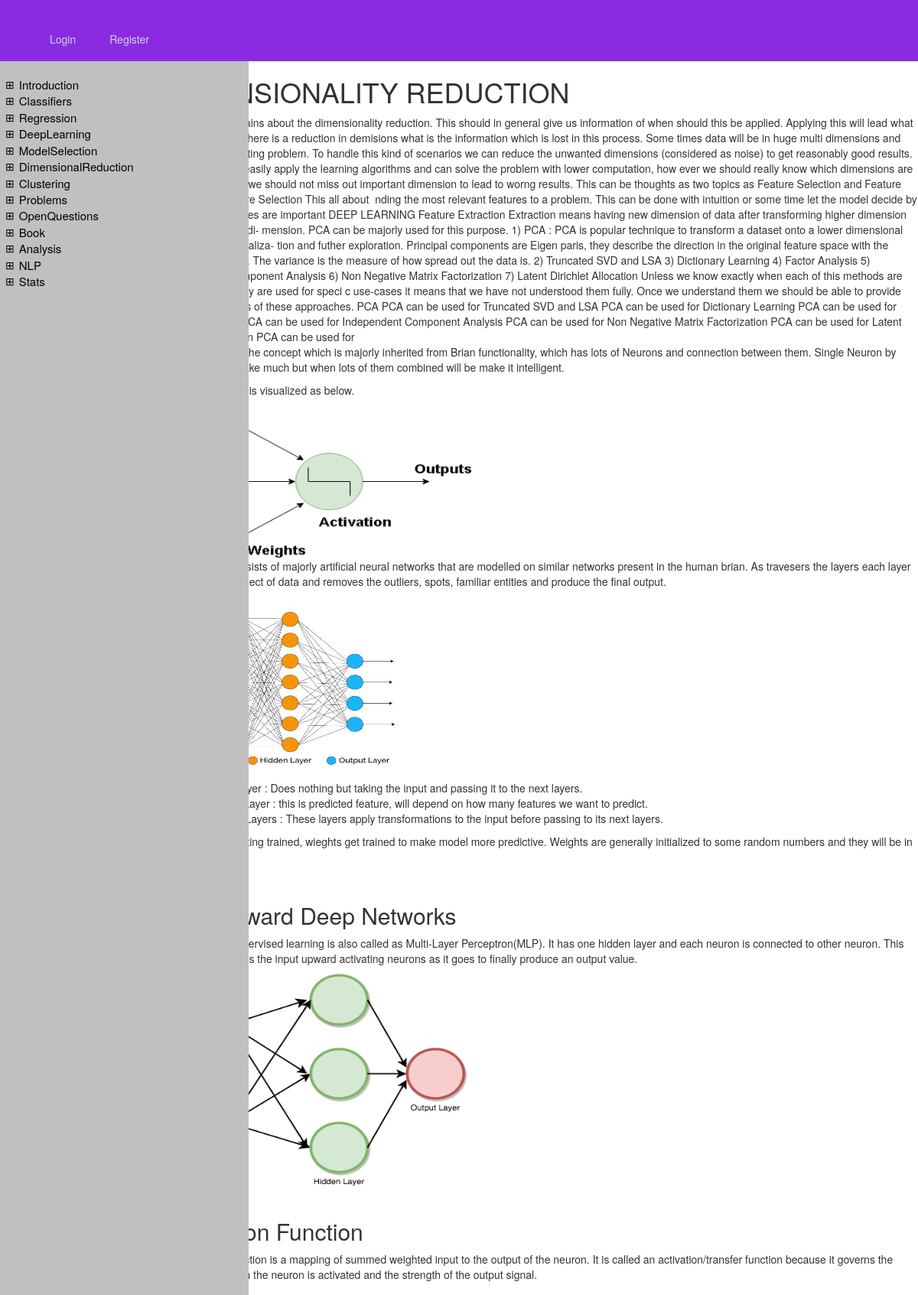
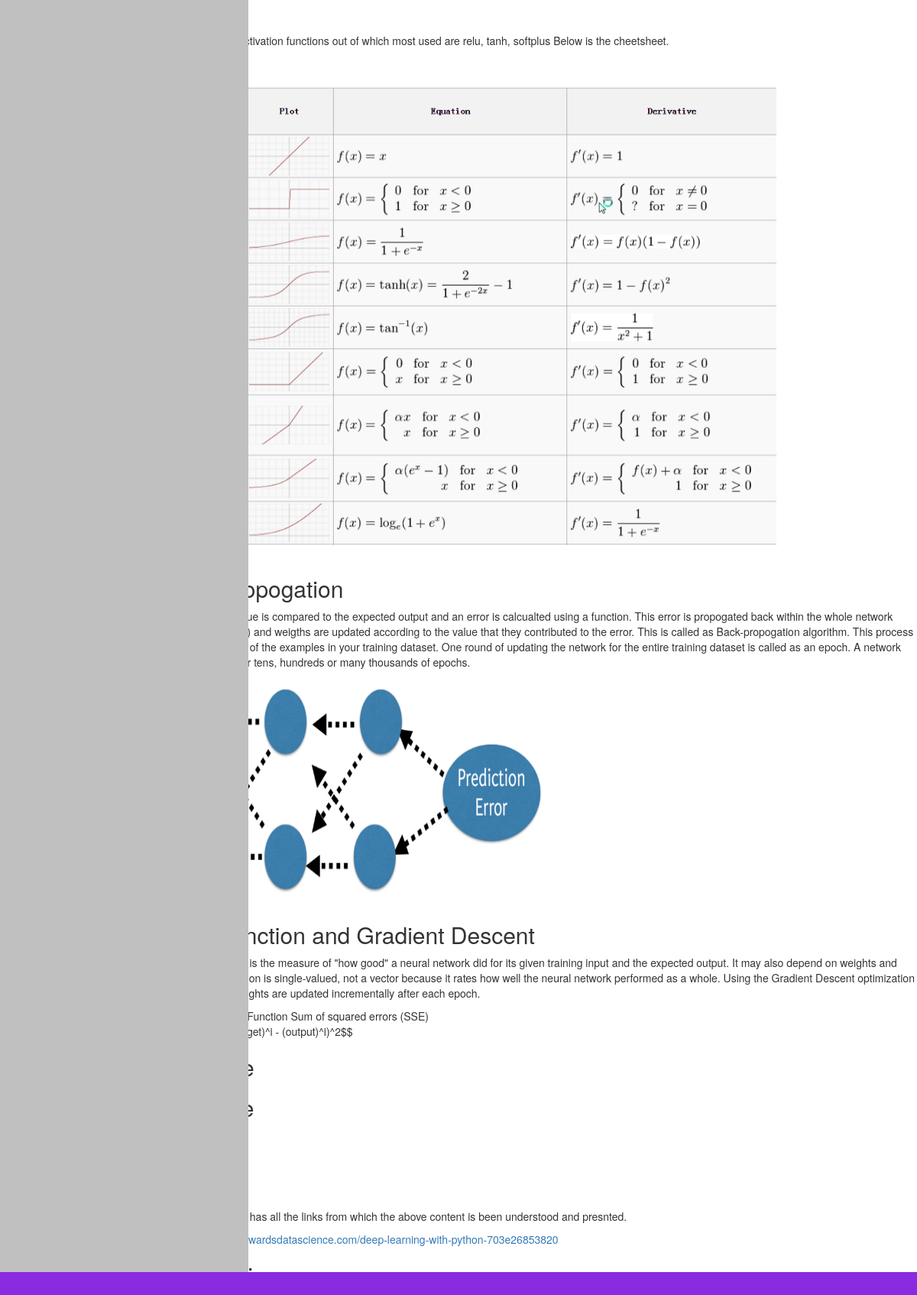
Page /start/DimensionalReduction on the committed database (2 pictures, top to bottom).
### application/models.py (models this page shows, shortened)
class FirstLevel(db.Model):
    id = db.Column(db.Integer, primary_key=True)
    title = db.Column(db.String(200), unique=True, nullable=False)
    secondlevel = db.relationship('SecondLevel',backref='parent', lazy=True)

### application/routes.py (the view)
@app.route("/start/<string:heading>")
def start(heading):
    first_level = FirstLevel.query.all()
    if heading == 'Introduction':
        return render_template("intro.html",first_level=first_level)
    elif heading == 'Classifiers':
        return render_template("classifier.html",first_level=first_level)
    elif heading == 'Regression':
        return render_template("regression.html",first_level=first_level)
    elif heading == 'DeepLearning':
        return render_template("deeplearning.html",first_level=first_level)
    elif heading == 'ModelSelection':
        return render_template("modelselection.html",first_level=first_level)
    elif heading == 'DimensionalReduction':
        return render_template("dimensionalreduction.html",first_level=first_level)
    elif heading == 'Clustering':
        return render_template("clustering.html",first_level=first_level)
    elif heading == 'Problems':
        return render_template("problems.html",first_level=first_level)
    elif heading == 'OpenQuestions':
        return render_template("openquestions.html",first_level=first_level)
    elif heading == 'NLP':
        return render_template("book_nlp.html",first_level=first_level)
    elif heading == 'Book':
        return render_template("book.html",first_level=first_level)
    elif heading == 'Stats':
        return render_template("stats.html",first_level=first_level)
    else:
        return render_template('intro.html',first_level=first_level)

### application/templates/dimensionalreduction.html
{% extends "layout.html" %}
{% block content %}
<div>
    <h1>DIMENSIONALITY REDUCTION</h1>
This section explains about the dimensionality reduction. This should in general give us information of when
should this be applied. Applying this will lead what sort of results. If there is a reduction in demisions
what is the information which is lost in this process. Some times data will be in huge multi dimensions and
will lead to over tting problem. To handle this kind of scenarios we can reduce the unwanted dimensions
(considered as noise) to get reasonably good results. This will help us easily apply the learning algorithms
and can solve the problem with lower computation, how ever we should really know which dimensions are
important so that we should not miss out important dimension to lead to worng results. This can be thoughts
as two topics as Feature Selection and Feature Extraction.
Feature Selection
This all about nding the most relevant features to a problem. This can be done with intuition or some time
let the model decide by itself which features are important DEEP LEARNING
Feature Extraction
Extraction means having new dimension of data after transforming higher dimension problem to lower di-
mension. PCA can be majorly used for this purpose.
1) PCA : PCA is popular technique to transform a dataset onto a lower dimensional subspace for visualiza-
tion and futher exploration. Principal components are Eigen paris, they describe the direction in the original
feature space with the greatest variance. The variance is the measure of how spread out the data is.
2) Truncated SVD and LSA
3) Dictionary Learning
4) Factor Analysis
5) Independent Component Analysis
6) Non Negative Matrix Factorization
7) Latent Dirichlet Allocation
Unless we know exactly when each of this methods are used and why they are used for specic use-cases it
means that we have not understood them fully. Once we understand them we should be able to provide the
new examples of these approaches.
PCA
PCA can be used for
Truncated SVD and LSA
PCA can be used for
Dictionary Learning
PCA can be used for
Factor Analysis
PCA can be used for
Independent Component Analysis
PCA can be used for
Non Negative Matrix Factorization
PCA can be used for
Latent Dirichlet Allocation
PCA can be used for
    <p>Deep learning is the concept which is majorly inherited from Brian functionality, which has lots of Neurons
and connection between them. Single Neuron by itself does not make much but when lots of them combined
will be make it intelligent.</p>
<p>A sample neuron is visualized as below.</p>
<img src="{{url_for('static', filename='neuron.png')}}" alt="" align="middle" width="400" height="200"><br>
<p>Deep learing consists of majorly artificial neural networks that are modelled on similar networks present in
the human brian. As travesers the layers each layer processes an aspect of data and removes the outliers,
spots, familiar entities and produce the final output.</p>
<br>
<img src="{{url_for('static', filename='ANN.jpeg')}}" alt="" align="middle" width="300" height="200"><br>
<br>
<ul>
<li>1) Input Layer : Does nothing but taking the input and passing it to the next layers.</li>
<li>2) Output Layer : this is predicted feature, will depend on how many features we want to predict.</li>
<li>3) Hidden Layers : These layers apply transformations to the input before passing to its next layers.</li>
</ul>
<p>As network is getting trained, wieghts get trained to make model more predictive.
Weights are generally initialized to some random numbers and they will be in range of 0 and 1.</p>
<br>
<h2>Feedforward Deep Networks</h2>
<p>Feed forward supervised learning is also called as Multi-Layer Perceptron(MLP). It has one hidden layer and
each neuron is connected to other neuron. This network processes the input upward activating neurons as it goes to finally produce an output value.</p>
<img src="{{url_for('static', filename='FNN.png')}}" alt="" align="middle" width="400" height="300"><br>
<h2>Activiation Function</h2>
An activation function is a mapping of summed weighted input to the output of the neuron. It is called
an activation/transfer function because it governs the inception at which the neuron is activated and the
strength of the output signal.<br><br>
<img src="http://latex.codecogs.com/gif.latex?Y = \sum(weight*input) + bias" border="0"/><br><br>
<p>We have many activation functions out of which most used are relu, tanh, softplus
Below is the cheetsheet.</p><br><br>
<img src="{{url_for('static', filename='activation_functions.png')}}" alt="" align="middle" width="800" height="600"><br><br>
<h2>Back propogation</h2>
<p>The predicted value is compared to the expected output and an error is calcualted using a function. This
error is propogated back within the whole network (one layer at time) and weigths are updated according to
the value that they contributed to the error. This is called as Back-propogation algorithm. This process is
repeated for all of the examples in your training dataset. One round of updating the network for the entire
training dataset is called as an epoch. A network may be trained for tens, hundreds or many thousands of
epochs.</p>
<img src="{{url_for('static', filename='bp.png')}}" alt="" align="middle" width="500" height="300"><br>
<h2>Cost Function and Gradient Descent</h2>
<p>The cost function is the measure of "how good" a neural network did for its given training input and the
expected output. It may also depend on weights and bias.
A cost function is single-valued, not a vector because it rates how well the neural network performed as a
whole. Using the Gradient Descent optimization algorithm, the weights are updated incrementally after each
epoch.</p>
Compatible Cost Function
Sum of squared errors (SSE)
<p>
$$J(w) = 1/2 ((target)^i - (output)^i)^2$$
</p>
<h2> Usecase</h2>
<h2> Example</h2>
<h2> Code</h2>
<h2> Links </h2>
<p>Following section has all the links from which the above content is been understood and presnted.</p>
<ul>
<li><a href="https://towardsdatascience.com/deep-learning-with-python-703e26853820">1. https://towardsdatascience.com/deep-learning-with-python-703e26853820</a></li>
</ul>
<h2> Conclusion </h2>
</div>
{% endblock content %}

### application/templates/layout.html (shortened to what this page needs)
<!DOCTYPE html>
<html lang="en">
<head>
    <link rel= "stylesheet" type= "text/css" href= "{{ url_for('static',filename='styles/tree_style.css') }}">
    <link rel= "stylesheet" type= "text/css" href= "{{ url_for('static',filename='styles/main.css') }}">
    <link rel= "stylesheet" type= "text/css" href= "{{ url_for('static',filename='styles/bootstrap.min.css') }}">
</head>
<body>
<div class="headerLayout">
    <nav class="navbar navbar-expand-md navbar-dark bg-steel fixed-top">
        <div class="container">
          <div class="collapse navbar-collapse" id="navbarToggle">
            <div class="navbar-nav">
                {% if current_user.is_authenticated %}
                    <a class="nav-item nav-link" href="{{url_for('logout')}}">Logout</a>
                {% else %}
                    <a class="nav-item nav-link" href="{{url_for('login')}}">Login</a>
                    <a class="nav-item nav-link" href="{{url_for('register')}}">Register</a>
                {% endif %}
            </div>
          </div>
        </div>
      </nav>
</div>
<div  class="sidenav">
    <ul id="myUL">
        {% for value in first_level %}
        <li><span class="box"><a href="{{url_for('start',heading=value.title)}}">{{value.title}}</a></span>
        </li>
        {% endfor %}
    </ul>
</div>
<div class="layoutMain" id="main">
    {% block content %}
    {% endblock content%}
</div>
<div class="footerLayout"></div>
</body>
</html>

### application/static/styles/tree_style.css (style rules this page uses)
.sidenav { width: 32.5rem; position: fixed; margin-top: 80px; top: 0; left: 0; bottom: 0; background-color: #C0C0C0; overflow-x: scroll; padding-top: 20px; padding-left: 7px; }
.sidenav a { text-decoration: none; font-size: 15px; color: black; display: block; transition: 0.3s; }
.layoutMain { margin-left:7px; }
#main { margin-top: 80px; float: right; width: 82%; }
ul, #myUL { list-style-type: none; }
#myUL { margin: 0; padding: 0; color: black; }
.box { cursor: pointer; -webkit-user-select: none; -moz-user-select: none; -ms-user-select: none; user-select: none; display: flex; }
.box::before { content: "\229E"; color: black; display: inline-block; margin-right: 6px; }
.headerLayout { height: 80px; width:100%; vertical-align: top; background-color: blueviolet; position:fixed; }
.footerLayout { height: 30px; position: fixed; left: 0; bottom: 0; width: 100%; background-color: blueviolet; }

### application/static/styles/main.css (style rules this page uses)
.headerLayout .navbar-nav .nav-link { color: #cbd5db; }
.headerLayout .navbar-nav .nav-item { padding: 10px 20px; }
.headerLayout .navbar { margin-top: 40px; }

### rows in the picture
FirstLevel: title "Introduction"
FirstLevel: title "Classifiers"
FirstLevel: title "Regression"
FirstLevel: title "DeepLearning"
FirstLevel: title "ModelSelection"
FirstLevel: title "DimensionalReduction"
FirstLevel: title "Clustering"
FirstLevel: title "Problems"
FirstLevel: title "OpenQuestions"
FirstLevel: title "Book"
FirstLevel: title "Analysis"
FirstLevel: title "NLP"
FirstLevel: title "Stats"
